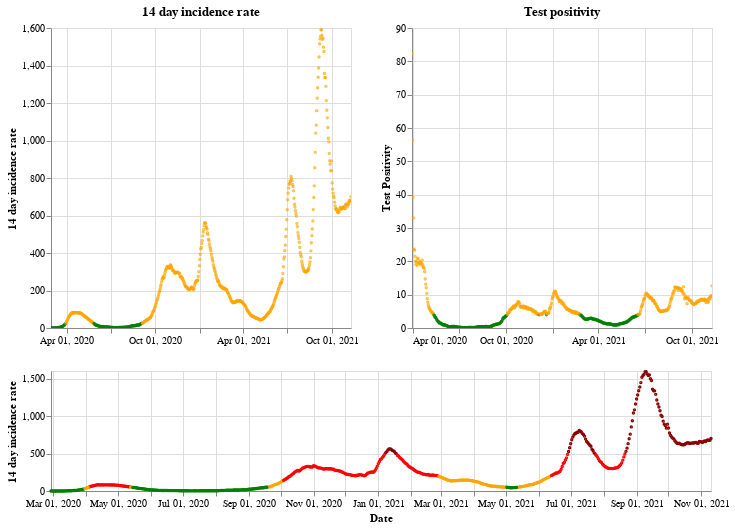

Notebook source saved alongside this figure:
### Markdown cell above
## Scotland

### Code cell
plot_traffic_light('Scotland')

### Figure 1 — Vega-Lite specification as saved in the notebook (floating-point values rounded to 4 significant figures; data arrays with more than 128 entries replaced by an {"elided": "..."} marker saying what was removed)
{"config": {"view": {"continuousWidth": 400, "continuousHeight": 300}}, "vconcat": [{"hconcat": [{"mark": {"type": "point", "size": 2}, "encoding": {"color": {"condition": {"value": "green", "test": "(datum.twoWeeklyCasesRate <= 25)"}, "value": "orange"}, "tooltip": [{"type": "nominal", "field": "areaName"}, {"type": "temporal", "field": "date"}, {"type": "quantitative", "field": "twoWeeklyCasesRate"}, {"type": "quantitative", "field": "testPositivity"}], "x": {"type": "temporal", "axis": {"title": ""}, "field": "date", "scale": {"domain": {"selection": "DateBrush"}}, "timeUnit": "yearmonthdate"}, "y": {"type": "quantitative", "axis": {"title": "14 day incidence rate"}, "field": "twoWeeklyCasesRate"}}, "title": "14 day incidence rate", "width": 300}, {"mark": {"type": "point", "size": 2}, "encoding": {"color": {"condition": {"value": "green", "test": "(datum.testPositivity <= 4)"}, "value": "orange"}, "tooltip": [{"type": "nominal", "field": "areaName"}, {"type": "temporal", "field": "date"}, {"type": "quantitative", "field": "twoWeeklyCasesRate"}, {"type": "quantitative", "field": "testPositivity"}], "x": {"type": "temporal", "axis": {"title": ""}, "field": "date", "scale": {"domain": {"selection": "DateBrush"}}, "timeUnit": "yearmonthdate"}, "y": {"type": "quantitative", "axis": {"title": "Test Positivity"}, "field": "testPositivity"}}, "title": "Test positivity", "width": 300}]}, {"layer": [{"mark": {"type": "point", "size": 2}, "encoding": {"color": {"condition": {"value": "orange", "test": "(((datum.testPositivity < 4) && (datum.twoWeeklyCasesRate >= 50)) && (datum.twoWeeklyCasesRate < 200))"}, "value": "red"}, "opacity": {"condition": {"value": 1, "test": "((datum.twoWeeklyCasesRate >= 50) && (datum.twoWeeklyCasesRate < 500))"}, "value": 0}, "tooltip": [{"type": "nominal", "field": "areaName"}, {"type": "temporal", "field": "date"}, {"type": "quantitative", "field": "twoWeeklyCasesRate"}, {"type": "quantitative", "field": "testPositivity"}], "x": {"type": "temporal", "axis": {"title": "Date"}, "field": "date", "timeUnit": "yearmonthdate"}, "y": {"type": "quantitative", "axis": {"title": "14 day incidence rate"}, "field": "twoWeeklyCasesRate"}}, "selection": {"DateBrush": {"type": "interval", "encodings": ["x"], "fields": ["Time"]}}}, {"mark": {"type": "point", "size": 2}, "encoding": {"color": {"value": "darkred"}, "opacity": {"condition": {"value": 1, "test": "(datum.twoWeeklyCasesRate >= 500)"}, "value": 0}, "tooltip": [{"type": "nominal", "field": "areaName"}, {"type": "temporal", "field": "date"}, {"type": "quantitative", "field": "twoWeeklyCasesRate"}, {"type": "quantitative", "field": "testPositivity"}], "x": {"type": "temporal", "axis": {"title": "Date"}, "field": "date", "timeUnit": "yearmonthdate"}, "y": {"type": "quantitative", "axis": {"title": "14 day incidence rate"}, "field": "twoWeeklyCasesRate"}}}, {"mark": {"type": "point", "size": 2}, "encoding": {"color": {"condition": {"value": "green", "test": "((datum.testPositivity < 4) && (datum.twoWeeklyCasesRate < 50))"}, "value": "orange"}, "opacity": {"condition": {"value": 1, "test": "(datum.twoWeeklyCasesRate < 50)"}, "value": 0}, "tooltip": [{"type": "nominal", "field": "areaName"}, {"type": "temporal", "field": "date"}, {"type": "quantitative", "field": "twoWeeklyCasesRate"}, {"type": "quantitative", "field": "testPositivity"}], "x": {"type": "temporal", "axis": {"title": "Date"}, "field": "date", "timeUnit": "yearmonthdate"}, "y": {"type": "quantitative", "axis": {"title": "14 day incidence rate"}, "field": "twoWeeklyCasesRate"}}}], "height": 120, "width": 660}], "data": {"name": "data-49204350b26fb5e82bbc2417f700df06"}, "$schema": "https://vega.github.io/schema/vega-lite/v4.8.1.json", "datasets": {"data-49204350b26fb5e82bbc2417f700df06": {"elided": "622 records"}}}
